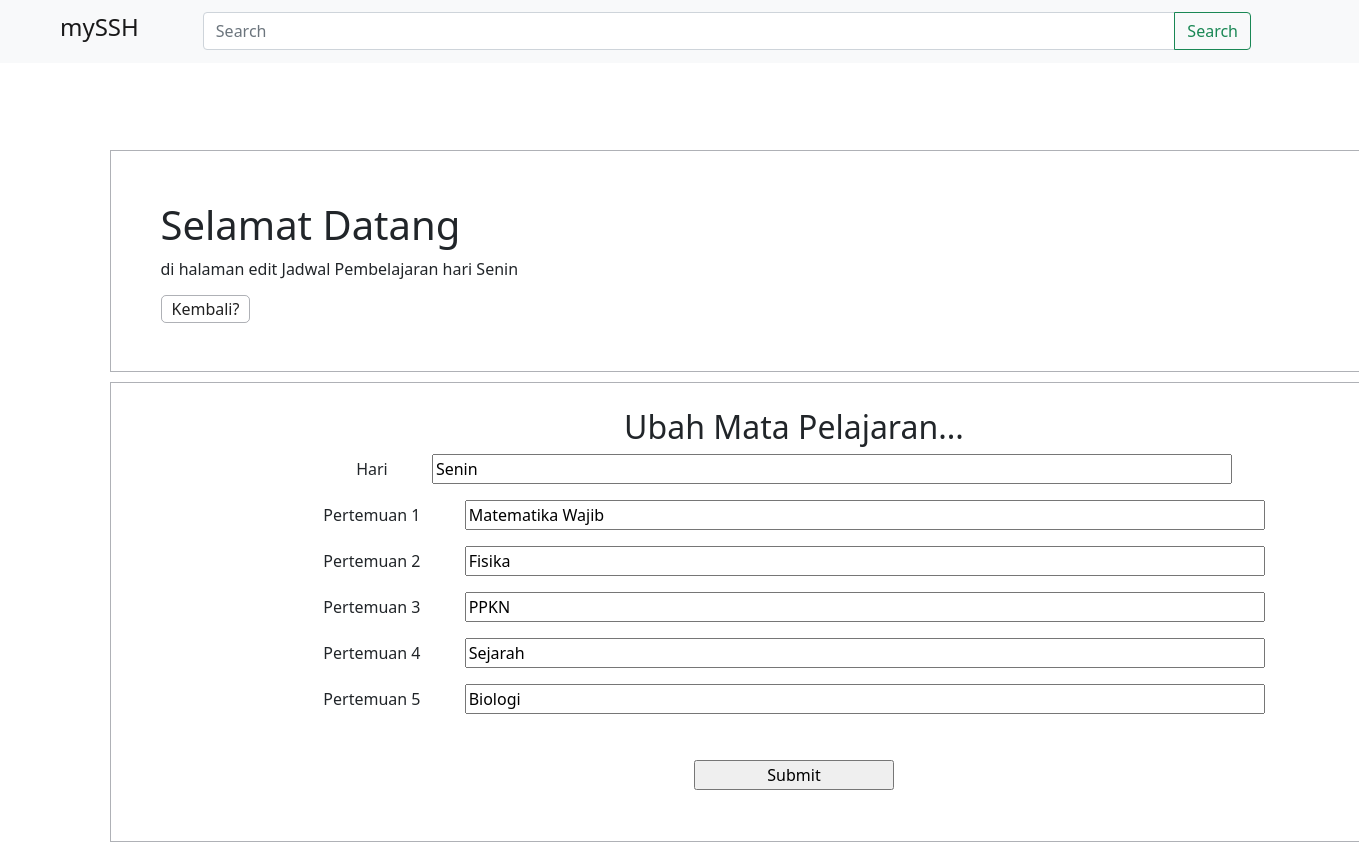
Screenshot of /edit_jadwal.php?j_no=1 (signed in) with the database file from the repository.
### tables this page shows
CREATE TABLE `jadwal` (
  `j_id` int(11) NOT NULL,
  `j_no` int(11) NOT NULL,
  `j_hari` varchar(64) NOT NULL,
  `jp_1` varchar(64) NOT NULL,
  `jp_2` varchar(64) NOT NULL,
  `jp_3` varchar(64) NOT NULL,
  `jp_4` varchar(64) NOT NULL,
  `jp_5` varchar(64) NOT NULL
);

### edit_jadwal.php (the view, shortened to what this page needs)
<?php include "connection.php";
if (isset($_SESSION['admin'])) {
	?>
<?php
if (isset($_GET['j_no'])) {
	$j_no = mysqli_real_escape_string($conn , $_GET['j_no']);
	if (is_numeric($j_no)) {
		$query = "SELECT * FROM jadwal WHERE j_no = '$j_no' ";
		$run = mysqli_query($conn, $query) or die(mysqli_error($conn));
		if (mysqli_num_rows($run) > 0) {
			while ($row = mysqli_fetch_array($run)) {
                 $j_hari = $row['j_hari'];
                 $jp_1 = $row['jp_1'];
                 $jp_2 = $row['jp_2'];
                 $jp_3 = $row['jp_3'];
                 $jp_4 = $row['jp_4'];
                 $jp_5 = $row['jp_5'];
			}
		}
		else {
			echo "<script> alert('error');
			window.location.href = 'jadwal.php'; </script>" ;
		}
	}
	else {
		header("location: jadwal.php.php");
	}
}
?>
<!DOCTYPE html>
<html>
	<head>
		<link rel="stylesheet" type="text/css" href="css/index1.css">
		<link href="https://cdn.jsdelivr.net/npm/bootstrap@5.1.3/dist/css/bootstrap.min.css" rel="stylesheet">
	</head>
	<body>
		<nav class="navbar navbar-expand fixed-top navbar-light bg-light">
			<div class="container-fluid mx-5">
			  <a class="navbar-brand" href="adminhome.php">
				<h4>mySSH</h4>
			  </a>
			  <form class="input-group mx-5">
				<input class="form-control" type="search" placeholder="Search" aria-label="Search" style="width: 10px;">
				<button class="btn btn-outline-success" type="submit">Search</button>
			  </form>
			</div>
		</nav>
		<div class="section">
			<div class="container">
				<div class="row">
					<div class="col-md-12 judulzz">
						<div class="juduls_add">
							<h1>Selamat Datang</h1>
							<p>di halaman edit Jadwal Pembelajaran hari <?php echo $j_hari; ?></p>
							<a href="jadwal.php" class="start">Kembali? </a>
						</div>
					</div>
					<div class="col-md-7 jadwal">
						<div class="jadwals1">
						<h2>Ubah Mata Pelajaran...</h2>
						<form method="post" action="">
							<p>
								<label>Hari</label>
								<input type="text" name="haris" required="" value="<?php echo $j_hari; ?>">
							</p>
							<p>
								<label>Pertemuan 1</label>
								<input type="text" name="hp1s" required="" value="<?php echo $jp_1; ?>">
							</p>
							<p>
								<label>Pertemuan 2</label>
								<input type="text" name="hp2s" required="" value="<?php echo $jp_2; ?>">
							</p>
							<p>
								<label>Pertemuan 3</label>
								<input type="text" name="hp3s" required="" value="<?php echo $jp_3; ?>">
							</p>
							<p>
								<label>Pertemuan 4</label>
								<input type="text" name="hp4s" required="" value="<?php echo $jp_4; ?>">
							</p>
                            <p>
								<label>Pertemuan 5</label>
								<input type="text" name="hp5s" required="" value="<?php echo $jp_5; ?>">
							</p>
							<p>
								<input class="submit" type="submit" name="submit" value="Submit">
							</p>
						</form>
						</div>
					</div>
				</div>
			</div>
		</div>
	</body>
</html>
<?php }
else {
	header("location: admin.php");
}
?>

### css/index1.css (style rules this page uses)
.container { padding-top: 150px; }
.juduls_add { border: 1px solid #2f354262; width: 1319px; margin-left: -12px; padding-left:50px; padding-top: 50px; padding-bottom: 50px; background-color:#fff; }
.jadwals1 { border: 1px solid #2f354262; width: 1319px; background-color:#fff; margin-bottom: 10px; padding-top: 10px; margin-left: -12px; margin-top: 10px; padding-left: 50px; padding-top: 25px; height: 460px; text-align: center; }
.jadwals1 p label { margin-right: 40px; }
.jadwals1 input { width: 800px; }
.juduls_add a { border: 1px solid #2f354262; background-color: #fff; color: #212121; text-decoration: none; border-radius:5px; padding-left: 10px; padding-right: 10px; padding-top: 2px; padding-bottom: 2px; }
.jadwals1 .submit { margin-top: 30px; width: 200px; }

### rows the page displays
jadwal: j_hari "Senin", haris "Senin", hp1s "Matematika Wajib", hp2s "Fisika", hp3s "PPKN", hp4s "Sejarah", hp5s "Biologi"
